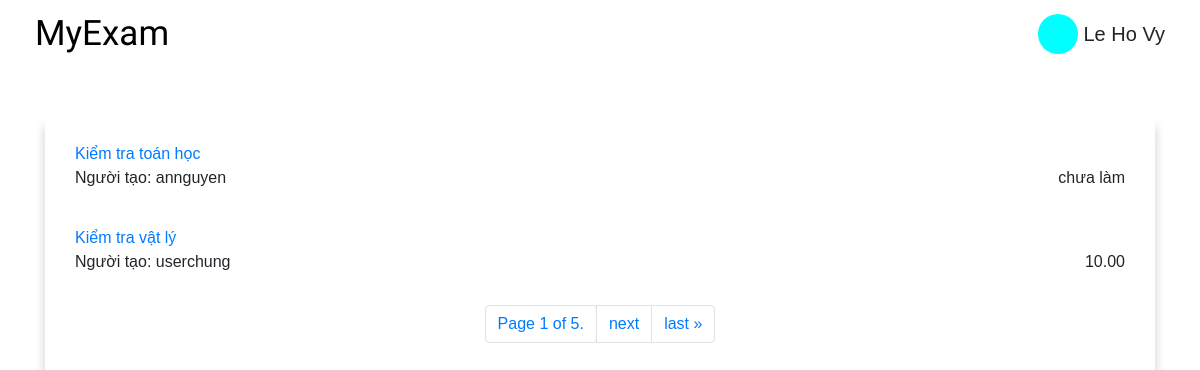
The page /home/user=levy/ on the database its author committed.
### home/models.py (models this page shows, shortened)
class Exam(models.Model):
    key = models.ForeignKey( User ,on_delete = models.CASCADE)
    examName = models.CharField(max_length= 200, default= "")
    dateCreate = models.DateField(default = datetime.now,blank = True, editable = False)

class Point(models.Model):
    key1 = models.ForeignKey(User, on_delete = models.CASCADE)
    key2 = models.ForeignKey(Exam, on_delete= models.CASCADE)
    point = models.DecimalField(max_digits= 4, decimal_places= 2, default= 0)
    name = "Ng lam bai: {}, Bai: {}, Diem: {}"

### home/views.py (the view)
# urls.py: 2. Add a URL to urlpatterns:  path('', views.home, name='home')
def home(request,username):
    user = User.objects.get(username = username)
    exams = Exam.objects.exclude(key = user)
    exams_context = []
    for exam in exams:
        creator = exam.key
        score_obj = []
        for score in Point.objects.filter(key1 = user,key2 = exam):
            score_obj.append(score)
        score = None
        if score_obj ==[]:
            score = "chưa làm"
        else:
            scores = []
            for item in score_obj:
                scores.append(item.point)
            score = max(scores)
        exams_context.append({
            "user_name":creator.username,
            "exam":exam.examName,
            "score":score,
        })
    paginator = Paginator(exams_context, 2) # Show 25 contacts per page.
    page_number = request.GET.get('page')
    page_obj = paginator.get_page(page_number)
    context = {
        "user":user,
        "page_obj" : page_obj,
    }
    return render(request,'home/home.html',{"context":context})

### home/templates/home/home.html (shortened to what this page needs)
{% extends 'home/base/base-home.html'%}
{% block name %}
{{ context.user.first_name }} {{ context.user.last_name }}
{% endblock %}
{% block my-home %}
    {% url 'home' context.user.username %}
{% endblock %}
{% block content %}
    <div class="container">
        <div class="test-section mt-5">
            {% for exam in context.page_obj %}
            <div class="test-component">
                <a href="exam={{ exam.exam }}" class="test-name">{{exam.exam}}</a>
                <div class="test-info">
                    <p class="test-owner">Người tạo: {{exam.user_name}}</p>
                    <p class="test-date">{{exam.score}}</p>
                </div>
            </div>
            {% endfor %}
            <div class="pagination justify-content-center">
                <span class="current">
                    <li class="page-item">
                        <p class="page-link">Page {{ context.page_obj.number }} of {{ context.page_obj.paginator.num_pages }}.</p>
                    </li>
                </span>
                {% if context.page_obj.has_next %}
                    <li class="page-item">
                        <a class="page-link" href="?page={{ context.page_obj.next_page_number }}">next</a>
                    </li>
                    <li class="page-item">
                        <a class = "page-link" href="?page={{ context.page_obj.paginator.num_pages }}">last &raquo;</a>
                    </li>
                {% endif %}
            </div>
        </div>
    </div>
{% endblock %}

### home/static/home/css/style.css (style rules this page uses)
:root { --color-primary-light:#00e8e8; }
* { font-family: Arial, Helvetica, sans-serif; margin:0; padding:0; box-sizing: border-box; }
.test-section { padding: 20px; box-shadow: 0px 10px 10px rgba(0,0,0,.2); }
.test-component { margin-bottom: 10px; padding: 5px 10px; }
.test-info { display:flex; justify-content: space-between; }

### rows shown on the page
Exam: exam "Kiểm tra toán học"
Exam: exam "Kiểm tra vật lý"
Point: score "10.00"

### other values the page prints
{{ context.user.first_name }} "Le Ho"
{{ context.user.last_name }} "Vy"
{{ exam.user_name }} "annguyen" "userchung"
{{ exam.score }} "chưa làm"
{{ context.page_obj.number }} "1"
{{ context.page_obj.paginator.num_pages }} "5"
